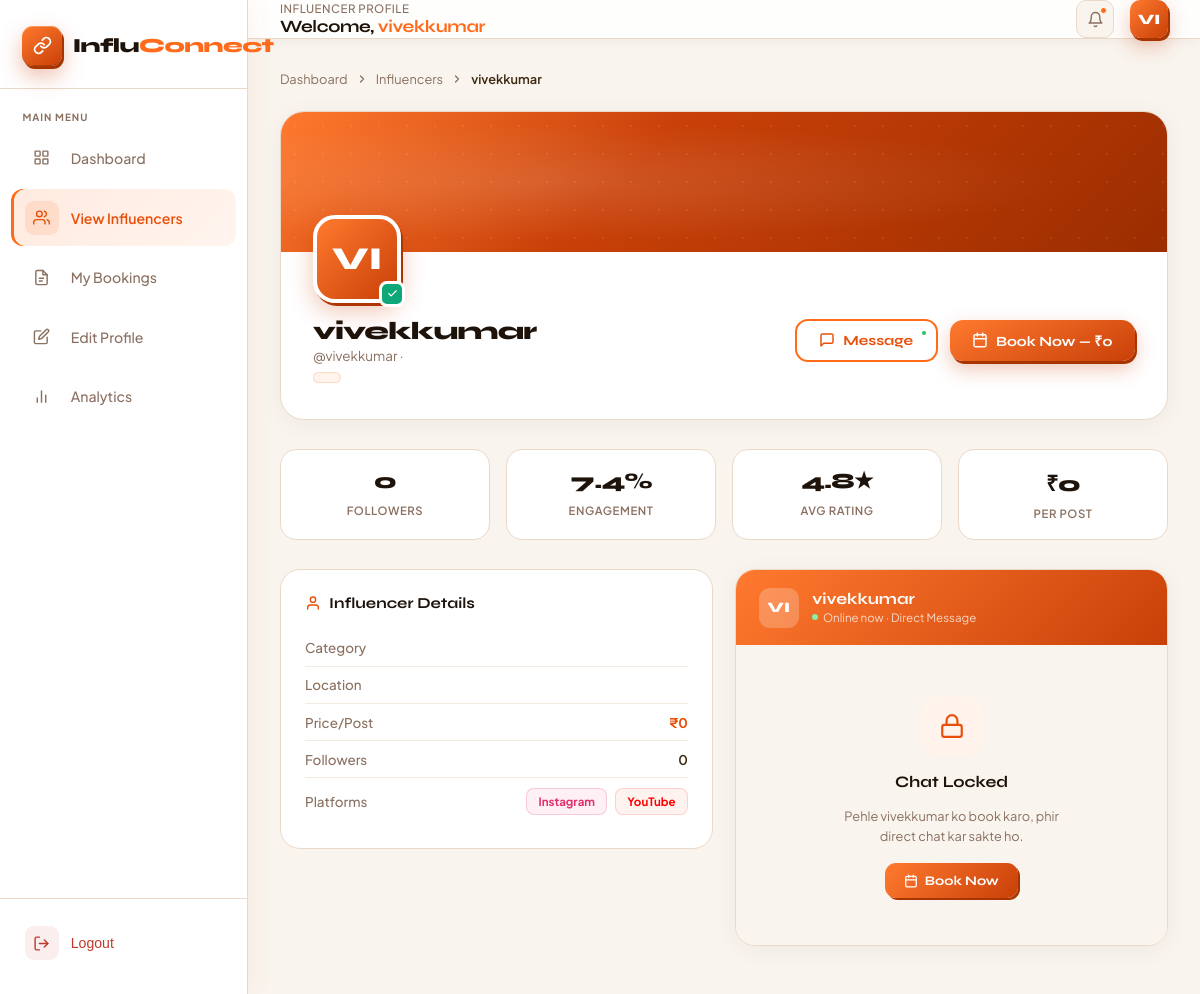
The app's page /influencers/1/ (signed in) with its own data.
### accounts/models.py (models this page shows)
class CustomUser(AbstractUser):
    ROLE_CHOICES = (
        ('influencer', 'Influencer'),
        ('shopkeeper', 'Shopkeeper'),
    )
    role = models.CharField(max_length=20, choices=ROLE_CHOICES, default='')

### influencers/models.py (models this page shows, shortened)
class InfluencerProfile(models.Model):
    user = models.OneToOneField(settings.AUTH_USER_MODEL, on_delete=models.CASCADE)
    phone = models.CharField(max_length=20, blank=True, default='')
    date_of_birth = models.DateField(null=True, blank=True)
    photo = models.ImageField(upload_to='influencer_photos/', blank=True, null=True)
    profile_image = models.ImageField(upload_to='influencer_profiles/', null=True, blank=True)
    banner_image = models.ImageField(upload_to='influencer_banners/', null=True, blank=True)
    street = models.CharField(max_length=200, blank=True, default='')
    city = models.CharField(max_length=100, blank=True, default='')
    state = models.CharField(max_length=100, blank=True, default='')
    pincode = models.CharField(max_length=10, blank=True, default='')
    country = models.CharField(max_length=100, blank=True, default='India')
    bio = models.TextField(blank=True, default='')
    category = models.CharField(max_length=100, blank=True, default='')
    location = models.CharField(max_length=100, blank=True, default='')
    price_per_post = models.IntegerField(default=0)
    followers = models.IntegerField(default=0)
    instagram = models.URLField(blank=True, default='')
    youtube = models.URLField(blank=True, default='')
    twitter = models.URLField(blank=True, default='')

### influencers/views.py (the view)
# urls.py: path('<int:id>/', views.influencer_detail, name='influencer_detail'),
def influencer_detail(request, id):
    influencer = get_object_or_404(InfluencerProfile, id=id)
    booking_id = None
    if request.user.is_authenticated:
        booking = Booking.objects.filter(
            shopkeeper=request.user,
            influencer=influencer
        ).first()
        if booking:
            booking_id = booking.id
    return render(request, 'influencers/detail.html', {
        'influencer': influencer,
        'booking_id': booking_id,
    })

### templates/influencers/detail.html (shortened to what this page needs)
<!DOCTYPE html>
<html lang="en">
<head>
</head>
<body>
<aside class="sidebar" id="sidebar">
  <a href="{% url 'shopkeepers:shopkeeper_dashboard' %}" class="sidebar-brand">
    <div class="brand-icon">
      <svg viewBox="0 0 24 24" fill="none" stroke="#fff" stroke-width="2.3" stroke-linecap="round" stroke-linejoin="round">
        <path d="M10 13a5 5 0 0 0 7.54.54l3-3a5 5 0 0 0-7.07-7.07l-1.72 1.71"/>
        <path d="M14 11a5 5 0 0 0-7.54-.54l-3 3a5 5 0 0 0 7.07 7.07l1.71-1.71"/>
      </svg>
    </div>
    <span class="brand-name"><span class="bl">Influ</span><span class="or">Connect</span></span>
  </a>
  <p class="nav-section-label">Main Menu</p>
  <ul class="nav-menu">
    <li class="nav-item">
      <a href="{% url 'shopkeepers:shopkeeper_dashboard' %}" class="nav-link">
        <span class="nav-icon"></span>
        Dashboard
      </a>
    </li>
    <li class="nav-item">
      <a href="{% url 'influencers:influencers_list' %}" class="nav-link active">
        <span class="nav-icon"><svg viewBox="0 0 24 24" fill="none" stroke="currentColor" stroke-width="2" stroke-linecap="round" stroke-linejoin="round"><path d="M17 21v-2a4 4 0 0 0-4-4H5a4 4 0 0 0-4 4v2"/><circle cx="9" cy="7" r="4"/><path d="M23 21v-2a4 4 0 0 0-3-3.87"/><path d="M16 3.13a4 4 0 0 1 0 7.75"/></svg></span>
        View Influencers
      </a>
    </li>
    <li class="nav-item">
      <a href="{% url 'bookings:all_bookings' %}" class="nav-link">
        <span class="nav-icon"><svg viewBox="0 0 24 24" fill="none" stroke="currentColor" stroke-width="2" stroke-linecap="round" stroke-linejoin="round"><path d="M14 2H6a2 2 0 0 0-2 2v16a2 2 0 0 0 2 2h12a2 2 0 0 0 2-2V8z"/><polyline points="14 2 14 8 20 8"/><line x1="9" y1="13" x2="15" y2="13"/><line x1="9" y1="17" x2="13" y2="17"/></svg></span>
        My Bookings
      </a>
    </li>
    <li class="nav-item">
      <a href="{% url 'influencers:edit_profile' %}" class="nav-link">
        <span class="nav-icon"><svg viewBox="0 0 24 24" fill="none" stroke="currentColor" stroke-width="2" stroke-linecap="round" stroke-linejoin="round"><path d="M11 4H4a2 2 0 0 0-2 2v14a2 2 0 0 0 2 2h14a2 2 0 0 0 2-2v-7"/><path d="M18.5 2.5a2.121 2.121 0 0 1 3 3L12 15l-4 1 1-4 9.5-9.5z"/></svg></span>
        Edit Profile
      </a>
    </li>
    <li class="nav-item">
      <a href="{% url 'bookings:analytics' %}" class="nav-link">
        <span class="nav-icon"><svg viewBox="0 0 24 24" fill="none" stroke="currentColor" stroke-width="2" stroke-linecap="round" stroke-linejoin="round"><line x1="18" y1="20" x2="18" y2="10"/><line x1="12" y1="20" x2="12" y2="4"/><line x1="6" y1="20" x2="6" y2="14"/></svg></span>
        Analytics
      </a>
    </li>
  </ul>
  <div class="sidebar-footer">
    <form method="post" action="{% url 'logout' %}">{% csrf_token %}
      <button type="submit" class="logout-btn">
        <span class="logout-icon"><svg viewBox="0 0 24 24" fill="none" stroke="currentColor" stroke-width="2" stroke-linecap="round" stroke-linejoin="round"><path d="M9 21H5a2 2 0 0 1-2-2V5a2 2 0 0 1 2-2h4"/><polyline points="16 17 21 12 16 7"/><line x1="21" y1="12" x2="9" y2="12"/></svg></span>
        Logout
      </button>
    </form>
  </div>
</aside>
<div class="main-wrap">
  <header class="topbar">
    <div class="topbar-left">
      <div class="topbar-text">
        <span class="topbar-greeting">Influencer Profile</span>
        <span class="topbar-name">Welcome, <span>{{ request.user.username }}</span></span>
      </div>
    </div>
    <div class="topbar-right">
      <a href="{% url 'bookings:notifications_page' %}" class="notif-btn">
        <svg viewBox="0 0 24 24" fill="none" stroke="currentColor" stroke-width="2" stroke-linecap="round" stroke-linejoin="round"><path d="M18 8A6 6 0 0 0 6 8c0 7-3 9-3 9h18s-3-2-3-9"/><path d="M13.73 21a2 2 0 0 1-3.46 0"/></svg>
        <span class="notif-dot"></span>
      </a>
      <div class="avatar" style="{% if influencer.profile_image %}padding:0;overflow:hidden;{% endif %}">
  {% if influencer.profile_image %}
    <img src="{{ influencer.profile_image.url }}" style="width:100%;height:100%;object-fit:cover;border-radius:10px;">
  {% else %}
    {{ request.user.username|slice:":2"|upper }}
  {% endif %}
</div>
    </div>
  </header>
  <main class="page-content">
    <div class="breadcrumb">
      <a href="{% url 'shopkeepers:shopkeeper_dashboard' %}">Dashboard</a>
      <svg viewBox="0 0 24 24" fill="none" stroke="currentColor" stroke-width="2.5" stroke-linecap="round" stroke-linejoin="round"><polyline points="9 18 15 12 9 6"/></svg>
      <a href="{% url 'influencers:influencers_list' %}">Influencers</a>
      <svg viewBox="0 0 24 24" fill="none" stroke="currentColor" stroke-width="2.5" stroke-linecap="round" stroke-linejoin="round"><polyline points="9 18 15 12 9 6"/></svg>
      <span style="color:var(--ink2);font-weight:600;">{{ influencer.user.username }}</span>
    </div>
    <div class="profile-hero">
      <div class="hero-banner" id="heroBanner" style="{% if influencer.banner_image %}background-image:url('{{ influencer.banner_image.url }}');background-size:cover;background-position:center;{% endif %}">
     {% if not influencer.banner_image %}
      <div class="hero-banner-pattern"></div>
    {% endif %}
      </div>
      <div class="hero-body">
        <div class="hero-avatar-wrap">
          <div class="hero-avatar" style="padding:0;overflow:hidden;">
            {% if influencer.profile_image %}
              <img src="{{ influencer.profile_image.url }}" alt="{{ influencer.user.username }}" style="width:100%;height:100%;object-fit:cover;border-radius:18px;">
            {% else %}
              {{ influencer.user.username|slice:":2"|upper }}
            {% endif %}
          </div>
          <div class="hero-verified"><svg viewBox="0 0 24 24" fill="none" stroke="currentColor" stroke-width="2.5" stroke-linecap="round" stroke-linejoin="round"><polyline points="20 6 9 17 4 12"/></svg></div>
        </div>
        <div class="hero-info-row">
          <div>
            <h1 class="hero-name">{{ influencer.user.username }}</h1>
            <p class="hero-handle">@{{ influencer.user.username|lower }} · {{ influencer.location }}</p>
            <span class="hero-category-chip">{{ influencer.category }}</span>
          </div>
          <div class="hero-actions">
            <button class="btn-chat-profile" onclick="openChatPanel()">
              <svg viewBox="0 0 24 24" fill="none" stroke="currentColor" stroke-width="2.2" stroke-linecap="round" stroke-linejoin="round"><path d="M21 15a2 2 0 0 1-2 2H7l-4 4V5a2 2 0 0 1 2-2h14a2 2 0 0 1 2 2z"/></svg>
              Message
              <span class="chat-online-dot"></span>
            </button>
            <a href="{% url 'bookings:create_booking' influencer.id %}" class="btn-book">
              <svg viewBox="0 0 24 24" fill="none" stroke="currentColor" stroke-width="2.2" stroke-linecap="round" stroke-linejoin="round"><rect x="3" y="4" width="18" height="18" rx="2"/><line x1="16" y1="2" x2="16" y2="6"/><line x1="8" y1="2" x2="8" y2="6"/><line x1="3" y1="10" x2="21" y2="10"/></svg>
              Book Now — ₹{{ influencer.price_per_post }}
            </a>
          </div>
        </div>
      </div>
    </div>
    <div class="stats-row">
      <div class="stat-mini">
        <span class="stat-mini-val">{{ influencer.followers }}</span>
        <span class="stat-mini-lbl">Followers</span>
      </div>
      <div class="stat-mini">
        <span class="stat-mini-val">7.4%</span>
        <span class="stat-mini-lbl">Engagement</span>
      </div>
      <div class="stat-mini">
        <span class="stat-mini-val">4.8★</span>
        <span class="stat-mini-lbl">Avg Rating</span>
      </div>
      <div class="stat-mini">
        <span class="stat-mini-val">₹{{ influencer.price_per_post }}</span>
        <span class="stat-mini-lbl">Per Post</span>
      </div>
    </div>
    <div style="display:grid;grid-template-columns:1fr 1fr;gap:1.4rem;" id="mainGrid">
      <div>
        <div class="detail-card" style="margin-bottom:1.2rem;">
          <div class="detail-card-title">
            <svg viewBox="0 0 24 24" fill="none" stroke="currentColor" stroke-width="2" stroke-linecap="round" stroke-linejoin="round"><path d="M20 21v-2a4 4 0 0 0-4-4H8a4 4 0 0 0-4 4v2"/><circle cx="12" cy="7" r="4"/></svg>
            Influencer Details
          </div>
          <div class="detail-item"><span class="detail-item-lbl">Category</span></div>
          <div class="detail-item"><span class="detail-item-lbl">Location</span></div>
          <div class="detail-item"><span class="detail-item-lbl">Price/Post</span><span class="detail-item-val" style="color:var(--or2);font-weight:700;">₹{{ influencer.price_per_post }}</span></div>
          <div class="detail-item"><span class="detail-item-lbl">Followers</span><span class="detail-item-val">{{ influencer.followers }}</span></div>
          <div class="detail-item">
            <span class="detail-item-lbl">Platforms</span>
            <div class="platform-tags">
              <span class="platform-tag insta">Instagram</span>
              <span class="platform-tag yt">YouTube</span>
            </div>
          </div>
        </div>
      </div>
      <div class="chat-panel-section" id="chatPanelWrap">
        <div class="chat-panel">
          <div class="chat-panel-header">
            <div class="chat-panel-avatar" id="cpAvatar" style="padding:0;overflow:hidden;">
              {% if influencer.profile_image %}
               <img src="{{ influencer.profile_image.url }}" style="width:100%;height:100%;object-fit:cover;border-radius:8px;">
              {% else %}
              {{ influencer.user.username|slice:":2"|upper }}
              {% endif %}
            </div>
            <div class="chat-panel-info">
              <div class="chat-panel-name">{{ influencer.user.username }}</div>
              <div class="chat-panel-sub"><span class="online-badge"></span> Online now · Direct Message</div>
            </div>
          </div>
          <div class="chat-messages" id="chatMsgArea">
            {% if booking_id %}
              <div class="chat-empty" id="chatEmptyState">
                <div class="chat-empty-icon">
                  <svg viewBox="0 0 24 24" fill="none" stroke="currentColor" stroke-width="1.5" stroke-linecap="round" stroke-linejoin="round"><path d="M21 15a2 2 0 0 1-2 2H7l-4 4V5a2 2 0 0 1 2-2h14a2 2 0 0 1 2 2z"/></svg>
                </div>
                <p>Say hi to {{ influencer.user.username }}! Your conversation will appear here.</p>
              </div>
            {% else %}
              <div class="chat-locked">
                <div class="chat-locked-icon">
                  <svg viewBox="0 0 24 24" fill="none" stroke="currentColor" stroke-width="2" stroke-linecap="round" stroke-linejoin="round"><rect x="3" y="11" width="18" height="11" rx="2" ry="2"/><path d="M7 11V7a5 5 0 0 1 10 0v4"/></svg>
                </div>
                <h4>Chat Locked</h4>
                <p>Pehle {{ influencer.user.username }} ko book karo, phir direct chat kar sakte ho.</p>
                <a href="{% url 'bookings:create_booking' influencer.id %}" class="chat-locked-btn">
                  Book Now
                </a>
              </div>
            {% endif %}
          </div>
        </div>
      </div>
    </div>
  </main>
</div>
</body>
</html>

### records on screen
CustomUser: user.username "vivekkumar", user.username "VI"
InfluencerProfile: user.username "vivekkumar", user.username "VI", price_per_post "0", followers "0"
